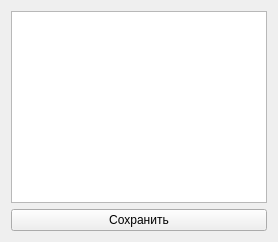
          <widget class="QWidget" name="users_tab_usb_policices">
           <property name="enabled">
            <bool>true</bool>
           </property>
           <attribute name="title">
            <string>Политики USB-портов</string>
           </attribute>
           <layout class="QGridLayout" name="gridLayout_7">
            <item row="0" column="0">
             <widget class="QFrame" name="frame">
              <layout class="QGridLayout" name="gridLayout_9">
               <property name="leftMargin">
                <number>0</number>
               </property>
               <property name="topMargin">
                <number>0</number>
               </property>
               <property name="rightMargin">
                <number>0</number>
               </property>
               <property name="bottomMargin">
                <number>0</number>
               </property>
               <item row="1" column="0">
                <widget class="QTreeWidget" name="tbl_user_ports">
                 <property name="enabled">
                  <bool>true</bool>
                 </property>
                 <property name="alternatingRowColors">
                  <bool>false</bool>
                 </property>
                 <property name="selectionMode">
                  <enum>QAbstractItemView::SelectionMode::NoSelection</enum>
                 </property>
                 <property name="rootIsDecorated">
                  <bool>true</bool>
                 </property>
                 <property name="itemsExpandable">
                  <bool>true</bool>
                 </property>
                 <property name="sortingEnabled">
                  <bool>false</bool>
                 </property>
                 <property name="animated">
                  <bool>true</bool>
                 </property>
                 <property name="headerHidden">
                  <bool>true</bool>
                 </property>
                 <attribute name="headerVisible">
                  <bool>false</bool>
                 </attribute>
                 <attribute name="headerCascadingSectionResizes">
                  <bool>false</bool>
                 </attribute>
                 <attribute name="headerHighlightSections">
                  <bool>false</bool>
                 </attribute>
                 <column>
                  <property name="text">
                   <string notr="true">1</string>
                  </property>
                 </column>
                </widget>
               </item>
               <item row="2" column="0">
                <widget class="QPushButton" name="btn_user_ports_save">
                 <property name="text">
                  <string>Сохранить</string>
                 </property>
                </widget>
               </item>
              </layout>
             </widget>
            </item>
           </layout>
          </widget>
